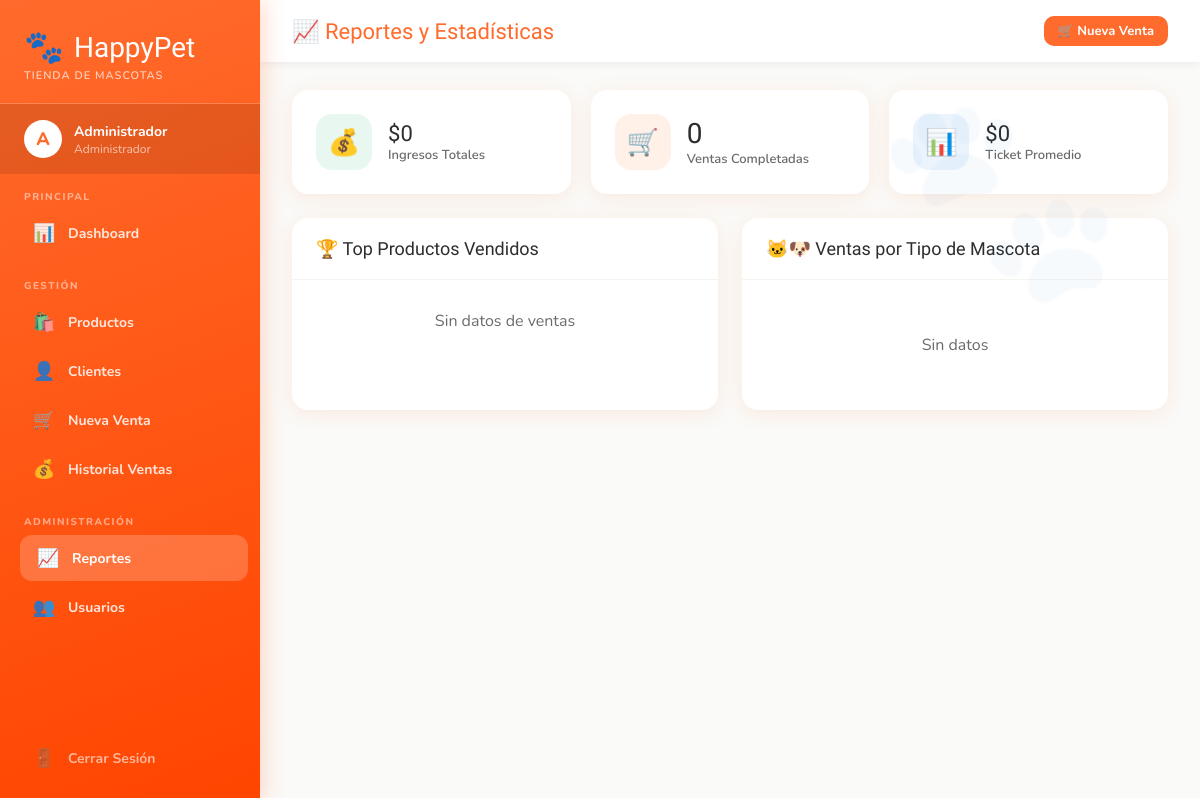
The app's page /reportes (signed in), older data.
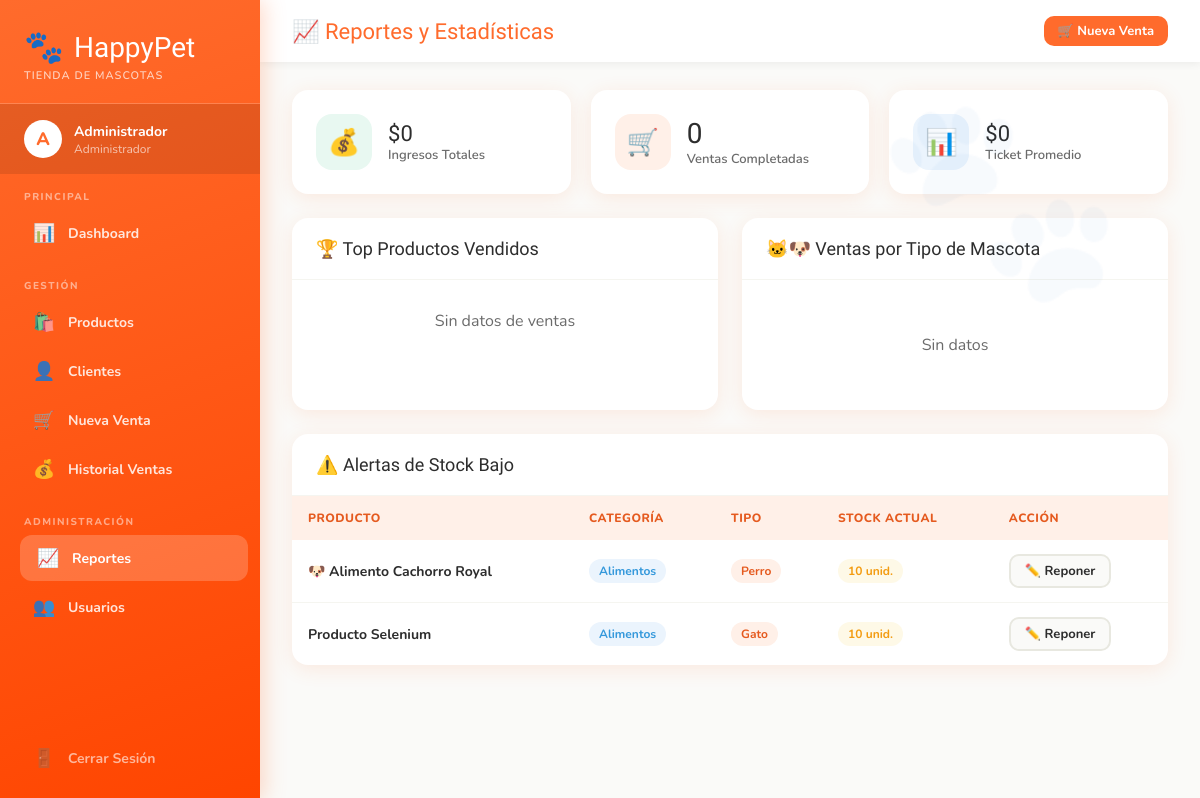
The same page, newer data.
### tables this page shows
CREATE TABLE productos (
        id INTEGER PRIMARY KEY AUTOINCREMENT,
        nombre TEXT NOT NULL,
        descripcion TEXT,
        precio REAL NOT NULL,
        stock INTEGER DEFAULT 0,
        categoria TEXT,
        tipo_mascota TEXT,
        imagen TEXT,
        activo INTEGER DEFAULT 1,
        creado_en TEXT
    );

### app.py (the view)
@app.route('/reportes')
@login_required
def reportes():
    conn = get_db()
    ventas_mes = conn.execute("""
        SELECT strftime('%Y-%m', creado_en) as mes, COUNT(*) as total_ventas, SUM(total) as ingresos
        FROM ventas WHERE estado='pagado'
        GROUP BY mes ORDER BY mes DESC LIMIT 12
    """).fetchall()
    top_productos = conn.execute("""
        SELECT p.nombre, p.imagen, SUM(d.cantidad) as vendidos, SUM(d.subtotal) as total
        FROM detalle_venta d JOIN productos p ON d.producto_id=p.id
        JOIN ventas v ON d.venta_id=v.id WHERE v.estado='pagado'
        GROUP BY p.id ORDER BY vendidos DESC LIMIT 10
    """).fetchall()
    ventas_por_tipo = conn.execute("""
        SELECT p.tipo_mascota, COUNT(*) as items, SUM(d.subtotal) as total
        FROM detalle_venta d JOIN productos p ON d.producto_id=p.id
        JOIN ventas v ON d.venta_id=v.id WHERE v.estado='pagado'
        GROUP BY p.tipo_mascota
    """).fetchall()
    stock_bajo = conn.execute("SELECT * FROM productos WHERE stock<=10 AND activo=1 ORDER BY stock").fetchall()
    resumen = conn.execute("""
        SELECT COUNT(*) as total_ventas, COALESCE(SUM(total),0) as total_ingresos,
               COALESCE(AVG(total),0) as ticket_promedio
        FROM ventas WHERE estado='pagado'
    """).fetchone()
    conn.close()
    return render_template('reportes.html', ventas_mes=ventas_mes, top_productos=top_productos,
                           ventas_por_tipo=ventas_por_tipo, stock_bajo=stock_bajo, resumen=resumen)

### app.py (called while the page is built)
def get_db():
    conn = sqlite3.connect(DB_PATH)
    conn.row_factory = sqlite3.Row
    return conn

def login_required(f):
    from functools import wraps
    @wraps(f)
    def decorated(*args, **kwargs):
        if 'user_id' not in session:
            return redirect(url_for('login'))
        return f(*args, **kwargs)
    return decorated

### templates/reportes.html (shortened to what the changed rows need)
{% extends "base.html" %}
{% block content %}
{% if stock_bajo %}
<div class="card mt-3">
    <div class="card-header">
        <span class="card-title">⚠️ Alertas de Stock Bajo</span>
    </div>
    <div class="table-container">
        <table>
            <thead><tr><th>Producto</th><th>Categoría</th><th>Tipo</th><th>Stock Actual</th><th>Acción</th></tr></thead>
            <tbody>
            {% for p in stock_bajo %}
            <tr>
                <td>{{ p['imagen'] }} <strong>{{ p['nombre'] }}</strong></td>
                <td><span class="badge badge-info">{{ p['categoria'] }}</span></td>
                <td><span class="badge badge-orange">{{ p['tipo_mascota'] }}</span></td>
                <td><span class="badge {{ 'badge-danger' if p['stock']<=5 else 'badge-warning' }}">{{ p['stock'] }} unid.</span></td>
                <td><a href="{{ url_for('editar_producto', pid=p['id']) }}" class="btn btn-secondary btn-sm">✏️ Reponer</a></td>
            </tr>
            {% endfor %}
            </tbody>
        </table>
    </div>
</div>
{% endif %}
{% endblock %}

Row changes from the older to the newer data that the page shows:
now on this page (row edited): productos: imagen "🐶", nombre "Alimento Cachorro Royal", categoria "Alimentos", tipo_mascota "Perro", stock "10"
added productos: nombre "Producto Selenium", categoria "Alimentos", tipo_mascota "Gato", stock "10"
Text that changed along with them:
text now shown: "⚠️ Alertas de Stock Bajo PRODUCTO CATEGORÍA TIPO STOCK ACTUAL ACCIÓN"
